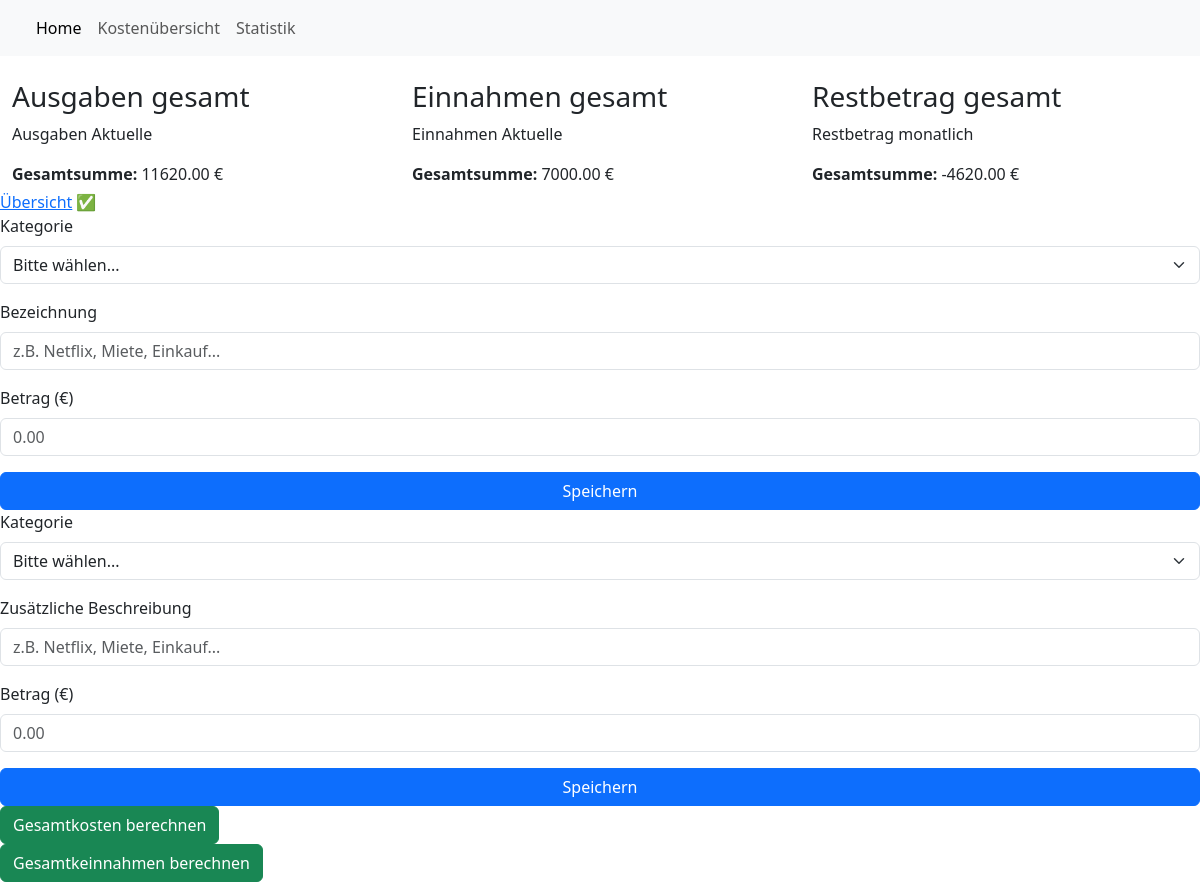
Before: /kosten/ with the older database file.
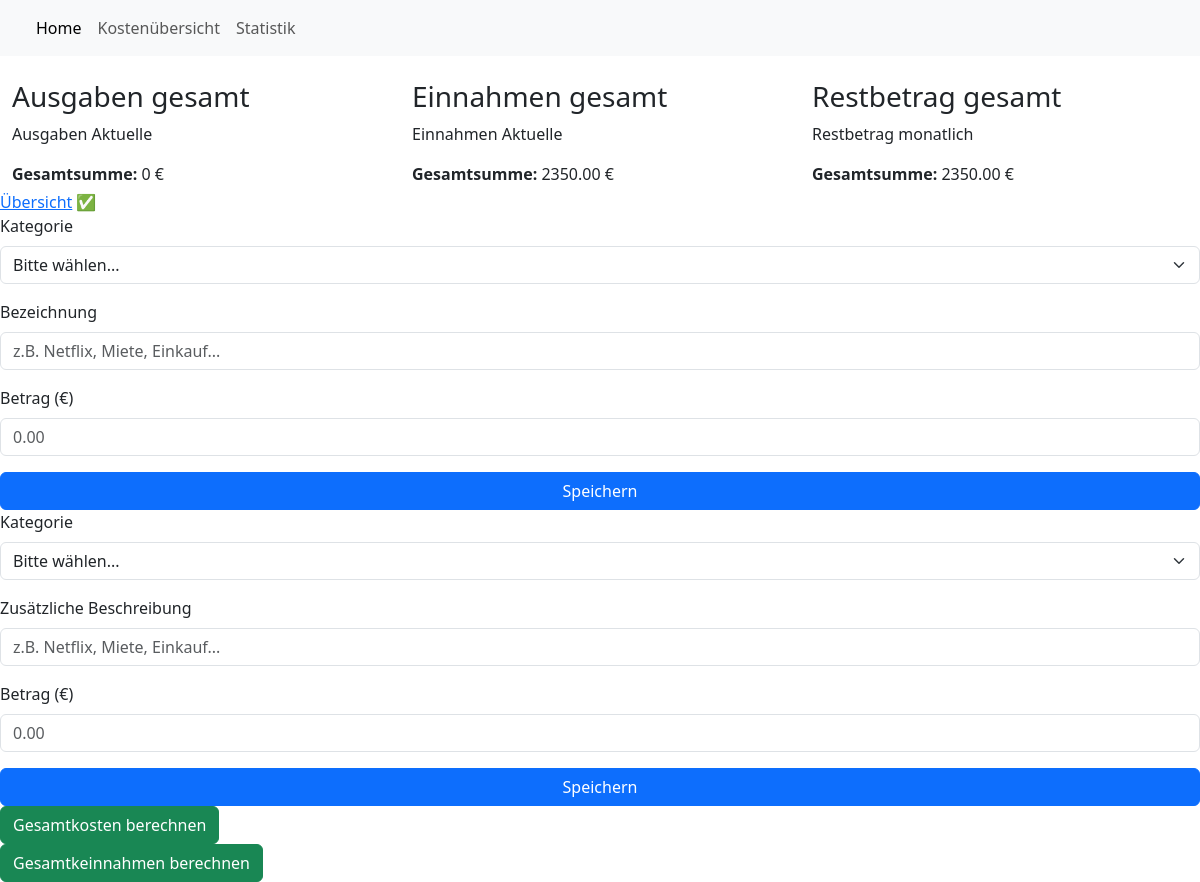
After: the same page with the newer database file.
### kosten/models.py (models this page shows)
class Kosten_Summe(models.Model):
    kosten_gesamt = models.DecimalField(max_digits=10, decimal_places=2, default=0)

class Einnahmen_Summe(models.Model):
    einnahmen_gesamt = models.DecimalField(max_digits=10, decimal_places=2, default=0)

class Restwert(models.Model):
    restwert  = models.DecimalField(max_digits=10, decimal_places=2, default=0)

### kosten/views.py (the view)
# urls.py: path('', views.kosten_view, name='kosten_view'),
def kosten_view(request):
    kosten_summe = Kosten_Summe.objects.first()
    einnahmen_summe = Einnahmen_Summe.objects.first()
    kosten_wert = kosten_summe.kosten_gesamt if kosten_summe else Decimal('0')
    einnahmen_wert = einnahmen_summe.einnahmen_gesamt if einnahmen_summe else Decimal('0')
    Restbetrag = einnahmen_wert - kosten_wert
    Restwert.objects.update_or_create(
        id=1,
        defaults={'restwert': Restbetrag}
    )
    Bugtest = Restwert.objects.first()
    print("Berechneter Restbetrag:", Restbetrag)
    print("Gespeicherter Restwert:", Bugtest.restwert if Bugtest else "Keine Daten")
    summen_context = {
        "Summe_kosten": kosten_wert,
        "Summe_einnahmen": einnahmen_wert,
        "Restbetrag": Restbetrag,
    }
    return render(request, 'kosten/kosten.html', summen_context)

### kosten/templates/kosten/kosten.html (shortened to what the changed rows need)
{% load static %}
<!DOCTYPE html>
<html>
<head>
    <link rel="stylesheet" href="{% static 'kosten/style.css' %}">
    <link href="https://cdn.jsdelivr.net/npm/bootstrap@5.3.2/dist/css/bootstrap.min.css" rel="stylesheet">
</head>
<body>
    <section id="main-section-home">
        <section>
            <div id="main-wrapper">
                <div id="top_wrapper_ubersicht">
                <div class="container mt-4">
                    <h3>Ausgaben gesamt</h3>
                    <div class="mb-1">
                        <p>Ausgaben Aktuelle</p>
                        <strong>Gesamtsumme:</strong> {{ Summe_kosten }} €
                    </div>
                </div>
                <div class="container mt-4">
                    <h3>Einnahmen gesamt</h3>
                    <div class="mb-1">
                        <p>Einnahmen Aktuelle</p>
                        <strong>Gesamtsumme:</strong> {{ Summe_einnahmen }} €
                    </div>
                </div>
                <div class="container mt-4">
                    <h3>Restbetrag gesamt</h3>
                    <div class="mb-1">
                        <p>Restbetrag monatlich</p>
                        <strong>Gesamtsumme:</strong> {{ Restbetrag }} €
                    </div>
                </div>
            </div>
</body>
</html>

Changed rows visible on the page:
removed Kosten_Summe: kosten_gesamt "11620.00"
changed Einnahmen_Summe: einnahmen_gesamt "7000.00" → "2350.00"
changed Restwert: restwert "-4620.00" → "2350.00"
Other visible differences:
{{ Summe_kosten }}: (not shown) → "0"
